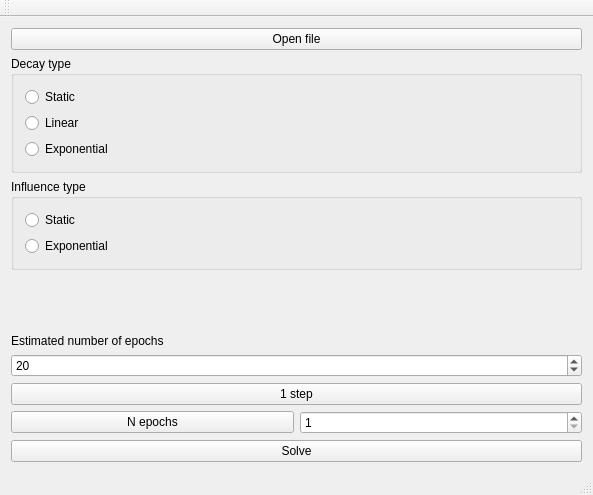
<?xml version="1.0" encoding="UTF-8"?>
<ui version="4.0">
 <class>MainWindow</class>
 <widget class="QMainWindow" name="MainWindow">
  <property name="geometry">
   <rect>
    <x>0</x>
    <y>0</y>
    <width>593</width>
    <height>495</height>
   </rect>
  </property>
  <property name="windowTitle">
   <string>MainWindow</string>
  </property>
  <widget class="QWidget" name="centralWidget">
   <layout class="QVBoxLayout" name="verticalLayout">
    <item>
     <layout class="QHBoxLayout" name="mainLayout">
      <item>
       <layout class="QVBoxLayout" name="verticalLayout_2">
        <item>
         <widget class="QPushButton" name="openFileButton">
          <property name="text">
           <string>Open file</string>
          </property>
         </widget>
        </item>
        <item>
         <widget class="QGroupBox" name="groupBox">
          <property name="title">
           <string>Decay type</string>
          </property>
          <layout class="QVBoxLayout" name="verticalLayout_3">
           <item>
            <widget class="QRadioButton" name="staticButton">
             <property name="text">
              <string>Static</string>
             </property>
            </widget>
           </item>
           <item>
            <widget class="QRadioButton" name="linearButton">
             <property name="text">
              <string>Linear</string>
             </property>
            </widget>
           </item>
           <item>
            <widget class="QRadioButton" name="exponentialButton">
             <property name="text">
              <string>Exponential</string>
             </property>
            </widget>
           </item>
          </layout>
         </widget>
        </item>
        <item>
         <widget class="QGroupBox" name="groupBox_2">
          <property name="title">
           <string>Influence type</string>
          </property>
          <layout class="QVBoxLayout" name="verticalLayout_4">
           <item>
            <widget class="QRadioButton" name="staticInfluenceButton">
             <property name="text">
              <string>Static</string>
             </property>
            </widget>
           </item>
           <item>
            <widget class="QRadioButton" name="exponentialInfluenceButton">
             <property name="text">
              <string>Exponential</string>
             </property>
            </widget>
           </item>
          </layout>
         </widget>
        </item>
        <item>
         <widget class="QLabel" name="label">
          <property name="text">
           <string>Estimated number of epochs</string>
          </property>
          <property name="alignment">
           <set>Qt::AlignBottom|Qt::AlignLeading|Qt::AlignLeft</set>
          </property>
         </widget>
        </item>
        <item>
         <widget class="QSpinBox" name="numIterationsspinBox">
          <property name="minimum">
           <number>5</number>
          </property>
          <property name="maximum">
           <number>500</number>
          </property>
          <property name="singleStep">
           <number>5</number>
          </property>
          <property name="value">
           <number>20</number>
          </property>
         </widget>
        </item>
        <item>
         <widget class="QPushButton" name="oneStepButton">
          <property name="text">
           <string>1 step</string>
          </property>
         </widget>
        </item>
        <item>
         <layout class="QHBoxLayout" name="horizontalLayout">
          <item>
           <widget class="QPushButton" name="nEpochsButton">
            <property name="text">
             <string>N epochs</string>
            </property>
           </widget>
          </item>
          <item>
           <widget class="QSpinBox" name="nEpochsSpinBox">
            <property name="minimum">
             <number>1</number>
            </property>
            <property name="maximum">
             <number>100</number>
            </property>
            <property name="singleStep">
             <number>1</number>
            </property>
            <property name="value">
             <number>1</number>
            </property>
           </widget>
          </item>
         </layout>
        </item>
        <item>
         <widget class="QPushButton" name="solveButton">
          <property name="text">
           <string>Solve</string>
          </property>
         </widget>
        </item>
       </layout>
      </item>
     </layout>
    </item>
   </layout>
  </widget>
  <widget class="QMenuBar" name="menuBar">
   <property name="geometry">
    <rect>
     <x>0</x>
     <y>0</y>
     <width>593</width>
     <height>25</height>
    </rect>
   </property>
  </widget>
  <widget class="QToolBar" name="mainToolBar">
   <attribute name="toolBarArea">
    <enum>TopToolBarArea</enum>
   </attribute>
   <attribute name="toolBarBreak">
    <bool>false</bool>
   </attribute>
  </widget>
  <widget class="QStatusBar" name="statusBar"/>
 </widget>
 <layoutdefault spacing="6" margin="11"/>
 <resources/>
 <connections/>
</ui>
